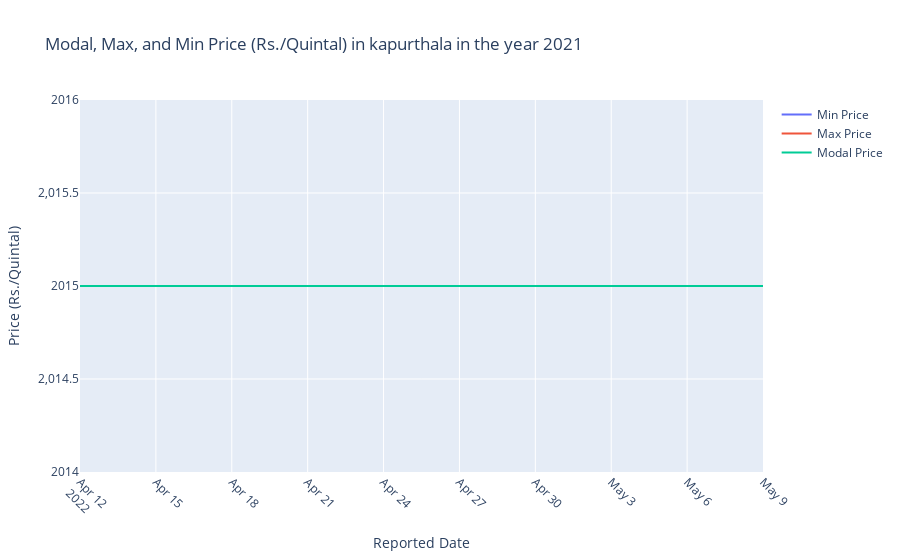

The notebook cell saved with this chart:
### Code cell
import plotly.graph_objects as go

# Filter data for the year 2021
data_2022 = kapurthala[kapurthala['Reported Date'].dt.year == 2022]

# Create traces for each line
trace_min_price = go.Scatter(x=data_2022['Reported Date'], y=data_2022['Min Price (Rs./Quintal)'],
                             mode='lines', name='Min Price')

trace_max_price = go.Scatter(x=data_2022['Reported Date'], y=data_2022['Max Price (Rs./Quintal)'],
                             mode='lines', name='Max Price')

trace_modal_price = go.Scatter(x=data_2022['Reported Date'], y=data_2022['Modal Price (Rs./Quintal)'],
                               mode='lines', name='Modal Price')

# Create figure and add traces
fig = go.Figure()
fig.add_trace(trace_min_price)
fig.add_trace(trace_max_price)
fig.add_trace(trace_modal_price)

# Update layout
fig.update_layout(
    title='Modal, Max, and Min Price (Rs./Quintal) in kapurthala in the year 2021',
    xaxis_title='Reported Date',
    yaxis_title='Price (Rs./Quintal)',
    xaxis=dict(tickangle=45)
)

# Show plot
fig.show()
fig.write_html('Modal, Max, and Min Price (Rs. per Quintal) in kapurthala in the year 2021.html')

### Figure 1 — Plotly figure (JSON) as saved in the notebook; plotly's stock layout.template omitted (floating-point values rounded to 4 significant figures)
{"data": [{"mode": "lines", "name": "Min Price", "type": "scatter", "x": ["2022-05-09T00:00:00", "2022-05-06T00:00:00", "2022-05-05T00:00:00", "2022-05-04T00:00:00", "2022-05-03T00:00:00", "2022-05-01T00:00:00", "2022-04-30T00:00:00", "2022-04-29T00:00:00", "2022-04-28T00:00:00", "2022-04-27T00:00:00", "2022-04-26T00:00:00", "2022-04-25T00:00:00", "2022-04-24T00:00:00", "2022-04-23T00:00:00", "2022-04-22T00:00:00", "2022-04-21T00:00:00", "2022-04-20T00:00:00", "2022-04-19T00:00:00", "2022-04-18T00:00:00", "2022-04-17T00:00:00", "2022-04-16T00:00:00", "2022-04-15T00:00:00", "2022-04-14T00:00:00", "2022-04-13T00:00:00", "2022-04-12T00:00:00", "2022-04-19T00:00:00", "2022-04-18T00:00:00", "2022-04-17T00:00:00", "2022-04-16T00:00:00", "2022-04-15T00:00:00"], "y": [2015, 2015, 2015, 2015, 2015, 2015, 2015, 2015, 2015, 2015, 2015, 2015, 2015, 2015, 2015, 2015, 2015, 2015, 2015, 2015, 2015, 2015, 2015, 2015, 2015, 2015, 2015, 2015, 2015, 2015]}, {"mode": "lines", "name": "Max Price", "type": "scatter", "x": ["2022-05-09T00:00:00", "2022-05-06T00:00:00", "2022-05-05T00:00:00", "2022-05-04T00:00:00", "2022-05-03T00:00:00", "2022-05-01T00:00:00", "2022-04-30T00:00:00", "2022-04-29T00:00:00", "2022-04-28T00:00:00", "2022-04-27T00:00:00", "2022-04-26T00:00:00", "2022-04-25T00:00:00", "2022-04-24T00:00:00", "2022-04-23T00:00:00", "2022-04-22T00:00:00", "2022-04-21T00:00:00", "2022-04-20T00:00:00", "2022-04-19T00:00:00", "2022-04-18T00:00:00", "2022-04-17T00:00:00", "2022-04-16T00:00:00", "2022-04-15T00:00:00", "2022-04-14T00:00:00", "2022-04-13T00:00:00", "2022-04-12T00:00:00", "2022-04-19T00:00:00", "2022-04-18T00:00:00", "2022-04-17T00:00:00", "2022-04-16T00:00:00", "2022-04-15T00:00:00"], "y": [2015, 2015, 2015, 2015, 2015, 2015, 2015, 2015, 2015, 2015, 2015, 2015, 2015, 2015, 2015, 2015, 2015, 2015, 2015, 2015, 2015, 2015, 2015, 2015, 2015, 2015, 2015, 2015, 2015, 2015]}, {"mode": "lines", "name": "Modal Price", "type": "scatter", "x": ["2022-05-09T00:00:00", "2022-05-06T00:00:00", "2022-05-05T00:00:00", "2022-05-04T00:00:00", "2022-05-03T00:00:00", "2022-05-01T00:00:00", "2022-04-30T00:00:00", "2022-04-29T00:00:00", "2022-04-28T00:00:00", "2022-04-27T00:00:00", "2022-04-26T00:00:00", "2022-04-25T00:00:00", "2022-04-24T00:00:00", "2022-04-23T00:00:00", "2022-04-22T00:00:00", "2022-04-21T00:00:00", "2022-04-20T00:00:00", "2022-04-19T00:00:00", "2022-04-18T00:00:00", "2022-04-17T00:00:00", "2022-04-16T00:00:00", "2022-04-15T00:00:00", "2022-04-14T00:00:00", "2022-04-13T00:00:00", "2022-04-12T00:00:00", "2022-04-19T00:00:00", "2022-04-18T00:00:00", "2022-04-17T00:00:00", "2022-04-16T00:00:00", "2022-04-15T00:00:00"], "y": [2015, 2015, 2015, 2015, 2015, 2015, 2015, 2015, 2015, 2015, 2015, 2015, 2015, 2015, 2015, 2015, 2015, 2015, 2015, 2015, 2015, 2015, 2015, 2015, 2015, 2015, 2015, 2015, 2015, 2015]}], "layout": {"title": {"text": "Modal, Max, and Min Price (Rs./Quintal) in kapurthala in the year 2021"}, "xaxis": {"tickangle": 45, "title": {"text": "Reported Date"}}, "yaxis": {"title": {"text": "Price (Rs./Quintal)"}}}}
